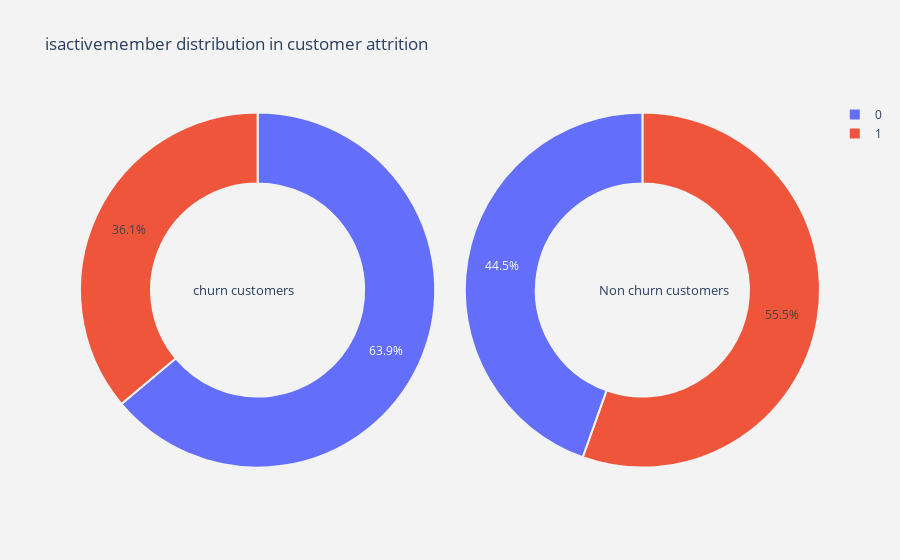

Write notebook code for a chart like this one.
### Code cell
plot_pie(cat_columns[4])

### Figure 1 — Plotly figure (JSON) as saved in the notebook; plotly's stock layout.template omitted (floating-point values rounded to 4 significant figures)
{"data": [{"domain": {"x": [0, 0.48]}, "hole": 0.6, "hoverinfo": "label+percent+name", "labels": [0, 1], "marker": {"line": {"color": "rgb(243,243,243)", "width": 2}}, "name": "Churn Customers", "type": "pie", "values": [1302, 735]}, {"domain": {"x": [0.52, 1]}, "hole": 0.6, "hoverinfo": "label+percent+name", "labels": [1, 0], "marker": {"line": {"color": "rgb(243,243,243)", "width": 2}}, "name": "Non churn customers", "type": "pie", "values": [4416, 3547]}], "layout": {"annotations": [{"font": {"size": 13}, "showarrow": false, "text": "churn customers", "x": 0.15, "y": 0.5}, {"font": {"size": 13}, "showarrow": false, "text": "Non churn customers", "x": 0.88, "y": 0.5}], "paper_bgcolor": "rgb(243,243,243)", "plot_bgcolor": "rgb(243,243,243)", "title": {"text": "isactivemember distribution in customer attrition "}}}
